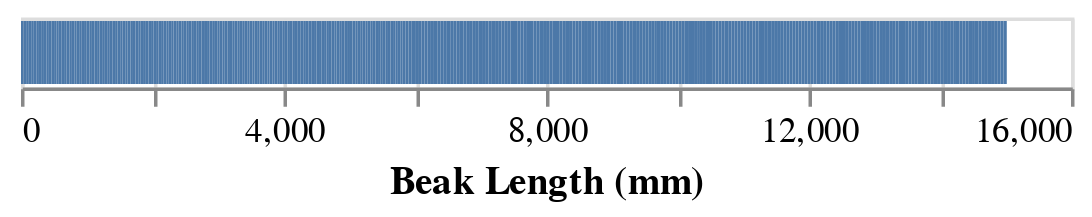

Source (notebook cell):
### Markdown cell above
## Length

### Code cell
# add index to separate bars
# show two ways of filtering (pandas vs. transform_filter)
alt.Chart(penguins).mark_bar().encode(
    x = alt.X('Beak Length (mm):Q', scale = alt.Scale(zero=False)),
)

### Figure 1 — Vega-Lite specification as saved in the notebook (floating-point values rounded to 4 significant figures; data arrays with more than 128 entries replaced by an {"elided": "..."} marker saying what was removed)
{"config": {"view": {"continuousWidth": 300, "continuousHeight": 300}}, "data": {"name": "data-c46e1ab98ba3fb2ca8b5ae3c04ffafea"}, "mark": {"type": "bar"}, "encoding": {"x": {"field": "Beak Length (mm)", "scale": {"zero": false}, "type": "quantitative"}}, "$schema": "https://vega.github.io/schema/vega-lite/v6.1.0.json", "datasets": {"data-c46e1ab98ba3fb2ca8b5ae3c04ffafea": {"elided": "344 records"}}}
